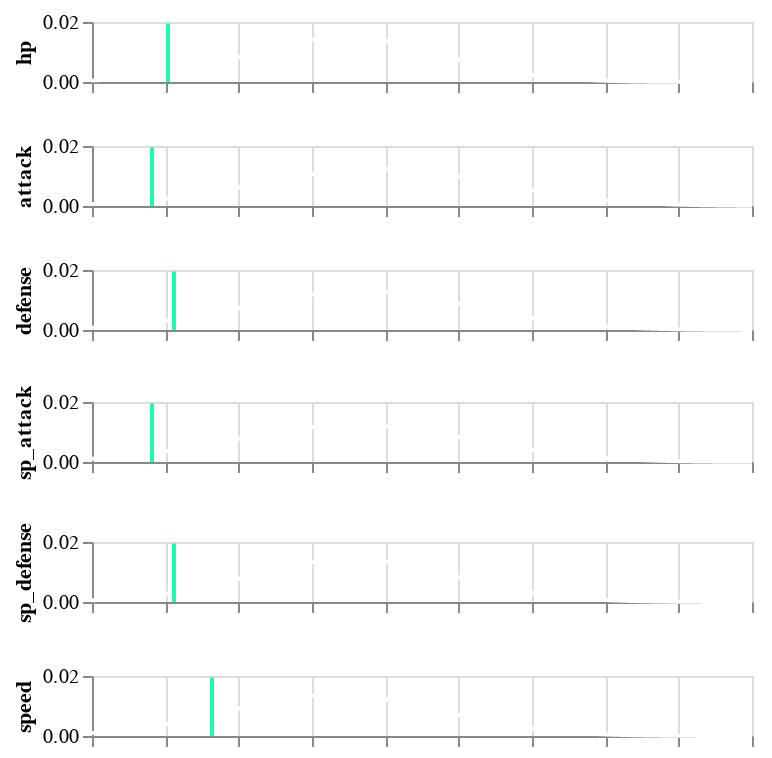

Notebook cell for this chart:
### Code cell
zigzagoon.SHOW

### Figure 1 — Vega-Lite specification as saved in the notebook (floating-point values rounded to 4 significant figures; data arrays with more than 128 entries replaced by an {"elided": "..."} marker saying what was removed)
{"$schema": "https://vega.github.io/schema/vega-lite/v2.6.0.json", "config": {"text": {"angle": 90, "color": "white"}, "view": {"height": 300, "width": 400}}, "datasets": {"data-befba9a85dc339b9acaf9ca72544468e": [{"y": 0}, {"y": 0.0003983}, {"y": 0.0007965}, {"y": 0.001195}, {"y": 0.001593}, {"y": 0.001991}, {"y": 0.00239}, {"y": 0.002788}, {"y": 0.003186}, {"y": 0.003584}, {"y": 0.003983}, {"y": 0.004381}, {"y": 0.004779}, {"y": 0.005177}, {"y": 0.005576}, {"y": 0.005974}, {"y": 0.006372}, {"y": 0.00677}, {"y": 0.007169}, {"y": 0.007567}, {"y": 0.007965}, {"y": 0.008363}, {"y": 0.008762}, {"y": 0.00916}, {"y": 0.009558}, {"y": 0.009957}, {"y": 0.01035}, {"y": 0.01075}, {"y": 0.01115}, {"y": 0.01155}, {"y": 0.01195}, {"y": 0.01235}, {"y": 0.01274}, {"y": 0.01314}, {"y": 0.01354}, {"y": 0.01394}, {"y": 0.01434}, {"y": 0.01474}, {"y": 0.01513}, {"y": 0.01553}, {"y": 0.01593}, {"y": 0.01633}, {"y": 0.01673}, {"y": 0.01713}, {"y": 0.01752}, {"y": 0.01792}, {"y": 0.01832}, {"y": 0.01872}, {"y": 0.01912}, {"y": 0.01951}], "data-c5bd6da23d9c3f4768f2fc8f076536d8": {"elided": "1000 records"}}, "vconcat": [{"layer": [{"data": {"name": "data-c5bd6da23d9c3f4768f2fc8f076536d8"}, "encoding": {"x": {"axis": {"labels": false}, "field": "x", "title": null, "type": "quantitative"}, "y": {"field": "hp", "title": "hp", "type": "quantitative"}}, "height": 30, "mark": {"color": "white", "type": "line"}, "width": 330}, {"data": {"name": "data-befba9a85dc339b9acaf9ca72544468e"}, "encoding": {"x": {"value": 38}, "y": {"field": "y", "title": "", "type": "quantitative"}}, "mark": {"color": "#1DFDA8", "type": "line"}}]}, {"layer": [{"data": {"name": "data-c5bd6da23d9c3f4768f2fc8f076536d8"}, "encoding": {"x": {"axis": {"labels": false}, "field": "x", "title": null, "type": "quantitative"}, "y": {"field": "attack", "title": "attack", "type": "quantitative"}}, "height": 30, "mark": {"color": "white", "type": "line"}, "width": 330}, {"data": {"name": "data-befba9a85dc339b9acaf9ca72544468e"}, "encoding": {"x": {"value": 30}, "y": {"field": "y", "title": "", "type": "quantitative"}}, "mark": {"color": "#1DFDA8", "type": "line"}}]}, {"layer": [{"data": {"name": "data-c5bd6da23d9c3f4768f2fc8f076536d8"}, "encoding": {"x": {"axis": {"labels": false}, "field": "x", "title": null, "type": "quantitative"}, "y": {"field": "defense", "title": "defense", "type": "quantitative"}}, "height": 30, "mark": {"color": "white", "type": "line"}, "width": 330}, {"data": {"name": "data-befba9a85dc339b9acaf9ca72544468e"}, "encoding": {"x": {"value": 41}, "y": {"field": "y", "title": "", "type": "quantitative"}}, "mark": {"color": "#1DFDA8", "type": "line"}}]}, {"layer": [{"data": {"name": "data-c5bd6da23d9c3f4768f2fc8f076536d8"}, "encoding": {"x": {"axis": {"labels": false}, "field": "x", "title": null, "type": "quantitative"}, "y": {"field": "sp_attack", "title": "sp_attack", "type": "quantitative"}}, "height": 30, "mark": {"color": "white", "type": "line"}, "width": 330}, {"data": {"name": "data-befba9a85dc339b9acaf9ca72544468e"}, "encoding": {"x": {"value": 30}, "y": {"field": "y", "title": "", "type": "quantitative"}}, "mark": {"color": "#1DFDA8", "type": "line"}}]}, {"layer": [{"data": {"name": "data-c5bd6da23d9c3f4768f2fc8f076536d8"}, "encoding": {"x": {"axis": {"labels": false}, "field": "x", "title": null, "type": "quantitative"}, "y": {"field": "sp_defense", "title": "sp_defense", "type": "quantitative"}}, "height": 30, "mark": {"color": "white", "type": "line"}, "width": 330}, {"data": {"name": "data-befba9a85dc339b9acaf9ca72544468e"}, "encoding": {"x": {"value": 41}, "y": {"field": "y", "title": "", "type": "quantitative"}}, "mark": {"color": "#1DFDA8", "type": "line"}}]}, {"layer": [{"data": {"name": "data-c5bd6da23d9c3f4768f2fc8f076536d8"}, "encoding": {"x": {"axis": {"labels": false}, "field": "x", "title": null, "type": "quantitative"}, "y": {"field": "speed", "title": "speed", "type": "quantitative"}}, "height": 30, "mark": {"color": "white", "type": "line"}, "width": 330}, {"data": {"name": "data-befba9a85dc339b9acaf9ca72544468e"}, "encoding": {"x": {"value": 60}, "y": {"field": "y", "title": "", "type": "quantitative"}}, "mark": {"color": "#1DFDA8", "type": "line"}}]}]}
